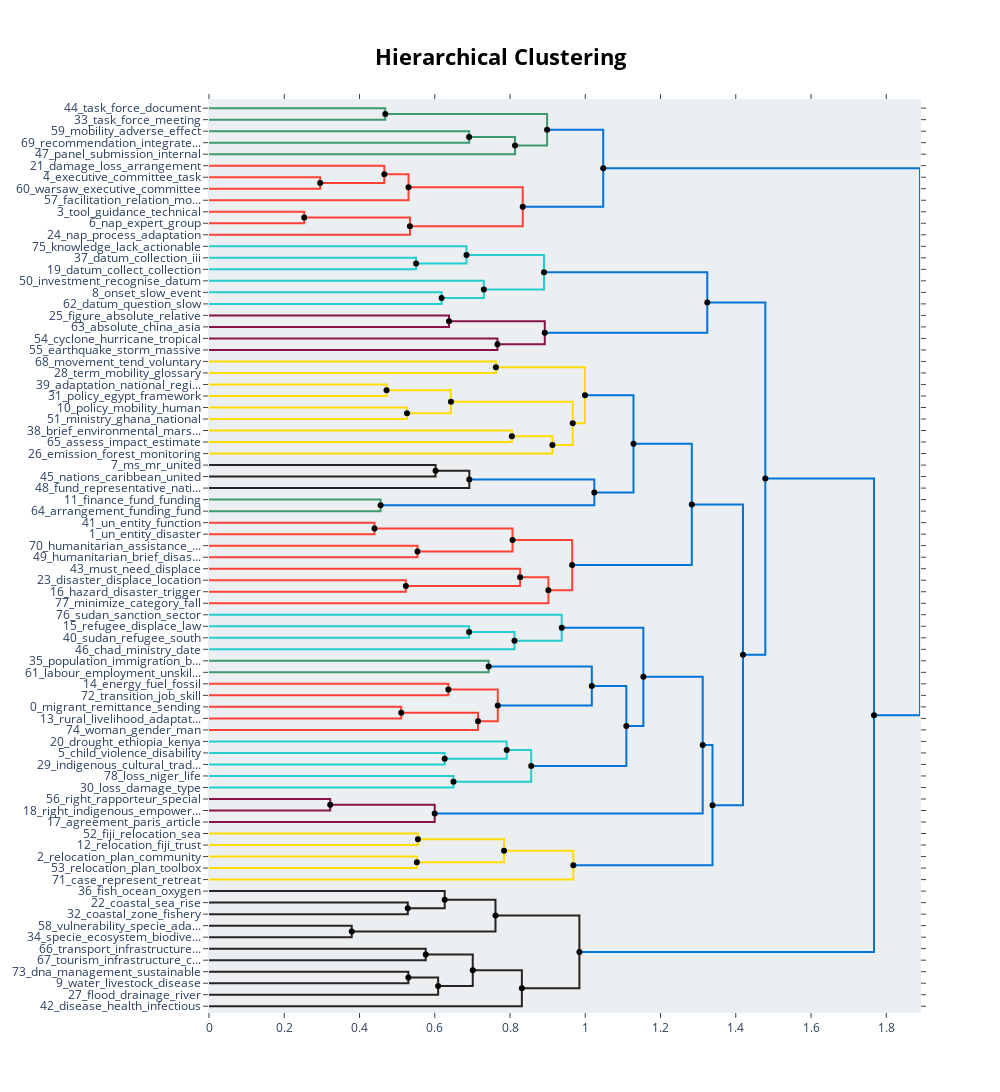

The cell this chart's notebook holds for it:
### Code cell
hierarchical_topics = topic_model.hierarchical_topics(df['processed'].tolist())
topic_model.visualize_hierarchy(hierarchical_topics=hierarchical_topics)

### Figure 1 — Plotly figure (JSON) as saved in the notebook; plotly's stock layout.template omitted (floating-point values rounded to 4 significant figures)
{"data": [{"hoverinfo": "text", "marker": {"color": "rgb(61,153,112)"}, "mode": "lines", "text": ["task_force_document_warsaw_unedited", "", "", "task_force_meeting_september_follow"], "type": "scatter", "x": [0, 0.4684, 0.4684, 0], "xaxis": "x", "y": [-5, -5, -15, -15], "yaxis": "y"}, {"hoverinfo": "text", "marker": {"color": "rgb(61,153,112)"}, "mode": "lines", "text": ["mobility_adverse_effect_address_approach", "", "", "recommendation_integrate_avert_chapter_adverse"], "type": "scatter", "x": [0, 0.6914, 0.6914, 0], "xaxis": "x", "y": [-25, -25, -35, -35], "yaxis": "y"}, {"hoverinfo": "text", "marker": {"color": "rgb(61,153,112)"}, "mode": "lines", "text": ["adverse_approach_effect_integrate_address", "", "", "panel_submission_internal_submit_secretariat"], "type": "scatter", "x": [0.6914, 0.8133, 0.8133, 0], "xaxis": "x", "y": [-30, -30, -45, -45], "yaxis": "y"}, {"hoverinfo": "text", "marker": {"color": "rgb(61,153,112)"}, "mode": "lines", "text": ["task_force_document_warsaw_unedited", "", "", "panel_adverse_effect_internal_submission"], "type": "scatter", "x": [0.4684, 0.8985, 0.8985, 0.8133], "xaxis": "x", "y": [-10, -10, -37.5, -37.5], "yaxis": "y"}, {"hoverinfo": "text", "marker": {"color": "rgb(255,65,54)"}, "mode": "lines", "text": ["executive_committee_task_force_warsaw", "", "", "warsaw_executive_committee_associate_mechanism"], "type": "scatter", "x": [0, 0.2955, 0.2955, 0], "xaxis": "x", "y": [-65, -65, -75, -75], "yaxis": "y"}, {"hoverinfo": "text", "marker": {"color": "rgb(255,65,54)"}, "mode": "lines", "text": ["damage_loss_arrangement_associate_funding", "", "", "executive_committee_warsaw_mechanism_task"], "type": "scatter", "x": [0, 0.4659, 0.4659, 0.2955], "xaxis": "x", "y": [-55, -55, -70, -70], "yaxis": "y"}, {"hoverinfo": "text", "marker": {"color": "rgb(255,65,54)"}, "mode": "lines", "text": ["executive_committee_warsaw_damage_mechanism", "", "", "facilitation_relation_mobility_invite_cooperation"], "type": "scatter", "x": [0.4659, 0.5303, 0.5303, 0], "xaxis": "x", "y": [-62.5, -62.5, -85, -85], "yaxis": "y"}, {"hoverinfo": "text", "marker": {"color": "rgb(255,65,54)"}, "mode": "lines", "text": ["tool_guidance_technical_support_collaboration", "", "", "nap_expert_group_technical_leg"], "type": "scatter", "x": [0, 0.2531, 0.2531, 0], "xaxis": "x", "y": [-95, -95, -105, -105], "yaxis": "y"}, {"hoverinfo": "text", "marker": {"color": "rgb(255,65,54)"}, "mode": "lines", "text": ["nap_expert_group_technical_leg", "", "", "nap_process_adaptation_supplement_integrate"], "type": "scatter", "x": [0.2531, 0.5341, 0.5341, 0], "xaxis": "x", "y": [-100, -100, -115, -115], "yaxis": "y"}, {"hoverinfo": "text", "marker": {"color": "rgb(255,65,54)"}, "mode": "lines", "text": ["executive_committee_damage_warsaw_mechanism", "", "", "nap_expert_group_technical_leg"], "type": "scatter", "x": [0.5303, 0.8338, 0.8338, 0.5341], "xaxis": "x", "y": [-73.75, -73.75, -107.5, -107.5], "yaxis": "y"}, {"hoverinfo": "text", "marker": {"color": "rgb(0,116,217)"}, "mode": "lines", "text": ["task_force_panel_adverse_document", "", "", "expert_nap_committee_executive_group"], "type": "scatter", "x": [0.8985, 1.048, 1.048, 0.8338], "xaxis": "x", "y": [-23.75, -23.75, -90.62, -90.62], "yaxis": "y"}, {"hoverinfo": "text", "marker": {"color": "rgb(35,205,205)"}, "mode": "lines", "text": ["datum_collection_iii_activity_systematic", "", "", "datum_collect_collection_number_census"], "type": "scatter", "x": [0, 0.5504, 0.5504, 0], "xaxis": "x", "y": [-135, -135, -145, -145], "yaxis": "y"}, {"hoverinfo": "text", "marker": {"color": "rgb(35,205,205)"}, "mode": "lines", "text": ["knowledge_lack_actionable_datum_exist", "", "", "datum_collection_collect_iii_source"], "type": "scatter", "x": [0, 0.6843, 0.6843, 0.5504], "xaxis": "x", "y": [-125, -125, -140, -140], "yaxis": "y"}, {"hoverinfo": "text", "marker": {"color": "rgb(35,205,205)"}, "mode": "lines", "text": ["onset_slow_event_factor_rapid", "", "", "datum_question_slow_onset_mobile"], "type": "scatter", "x": [0, 0.6182, 0.6182, 0], "xaxis": "x", "y": [-165, -165, -175, -175], "yaxis": "y"}, {"hoverinfo": "text", "marker": {"color": "rgb(35,205,205)"}, "mode": "lines", "text": ["investment_recognise_datum_encourage_collection", "", "", "onset_slow_event_factor_relate"], "type": "scatter", "x": [0, 0.7304, 0.7304, 0.6182], "xaxis": "x", "y": [-155, -155, -170, -170], "yaxis": "y"}, {"hoverinfo": "text", "marker": {"color": "rgb(35,205,205)"}, "mode": "lines", "text": ["datum_collection_collect_iii_knowledge", "", "", "onset_slow_event_factor_datum"], "type": "scatter", "x": [0.6843, 0.8903, 0.8903, 0.7304], "xaxis": "x", "y": [-132.5, -132.5, -162.5, -162.5], "yaxis": "y"}, {"hoverinfo": "text", "marker": {"color": "rgb(133,20,75)"}, "mode": "lines", "text": ["figure_absolute_relative_risk_show", "", "", "absolute_china_asia_occur_populous"], "type": "scatter", "x": [0, 0.6379, 0.6379, 0], "xaxis": "x", "y": [-185, -185, -195, -195], "yaxis": "y"}, {"hoverinfo": "text", "marker": {"color": "rgb(133,20,75)"}, "mode": "lines", "text": ["cyclone_hurricane_tropical_typhoon_million", "", "", "earthquake_storm_massive_million_account"], "type": "scatter", "x": [0, 0.7665, 0.7665, 0], "xaxis": "x", "y": [-205, -205, -215, -215], "yaxis": "y"}, {"hoverinfo": "text", "marker": {"color": "rgb(133,20,75)"}, "mode": "lines", "text": ["absolute_relative_figure_risk_size", "", "", "storm_earthquake_cyclone_million_hurricane"], "type": "scatter", "x": [0.6379, 0.8924, 0.8924, 0.7665], "xaxis": "x", "y": [-190, -190, -210, -210], "yaxis": "y"}, {"hoverinfo": "text", "marker": {"color": "rgb(0,116,217)"}, "mode": "lines", "text": ["onset_slow_datum_event_collection", "", "", "absolute_figure_relative_million_earthquake"], "type": "scatter", "x": [0.8903, 1.324, 1.324, 0.8924], "xaxis": "x", "y": [-147.5, -147.5, -200, -200], "yaxis": "y"}, {"hoverinfo": "text", "marker": {"color": "rgb(255,220,0)"}, "mode": "lines", "text": ["movement_tend_voluntary_completely_refer", "", "", "term_mobility_glossary_mapping_analyze"], "type": "scatter", "x": [0, 0.7625, 0.7625, 0], "xaxis": "x", "y": [-225, -225, -235, -235], "yaxis": "y"}, {"hoverinfo": "text", "marker": {"color": "rgb(255,220,0)"}, "mode": "lines", "text": ["adaptation_national_regional_cancun_programme", "", "", "policy_egypt_framework_disaster_environmental"], "type": "scatter", "x": [0, 0.4718, 0.4718, 0], "xaxis": "x", "y": [-245, -245, -255, -255], "yaxis": "y"}, {"hoverinfo": "text", "marker": {"color": "rgb(255,220,0)"}, "mode": "lines", "text": ["policy_mobility_human_national_law", "", "", "ministry_ghana_national_policy_management"], "type": "scatter", "x": [0, 0.5263, 0.5263, 0], "xaxis": "x", "y": [-265, -265, -275, -275], "yaxis": "y"}, {"hoverinfo": "text", "marker": {"color": "rgb(255,220,0)"}, "mode": "lines", "text": ["adaptation_national_framework_regional_plan", "", "", "policy_mobility_national_human_environmental"], "type": "scatter", "x": [0.4718, 0.643, 0.643, 0.5263], "xaxis": "x", "y": [-250, -250, -270, -270], "yaxis": "y"}, {"hoverinfo": "text", "marker": {"color": "rgb(255,220,0)"}, "mode": "lines", "text": ["brief_environmental_marshall_pacific_dc", "", "", "assess_impact_estimate_new_asia"], "type": "scatter", "x": [0, 0.8049, 0.8049, 0], "xaxis": "x", "y": [-285, -285, -295, -295], "yaxis": "y"}, {"hoverinfo": "text", "marker": {"color": "rgb(255,220,0)"}, "mode": "lines", "text": ["assess_impact_estimate_pacific_asia", "", "", "emission_forest_monitoring_biome_monitor"], "type": "scatter", "x": [0.8049, 0.9127, 0.9127, 0], "xaxis": "x", "y": [-290, -290, -305, -305], "yaxis": "y"}, {"hoverinfo": "text", "marker": {"color": "rgb(255,220,0)"}, "mode": "lines", "text": ["policy_national_mobility_human_adaptation", "", "", "emission_assess_forest_monitoring_biome"], "type": "scatter", "x": [0.643, 0.9667, 0.9667, 0.9127], "xaxis": "x", "y": [-260, -260, -297.5, -297.5], "yaxis": "y"}, {"hoverinfo": "text", "marker": {"color": "rgb(255,220,0)"}, "mode": "lines", "text": ["movement_term_mobility_human_glossary", "", "", "policy_national_mobility_human_adaptation"], "type": "scatter", "x": [0.7625, 0.9993, 0.9993, 0.9667], "xaxis": "x", "y": [-230, -230, -278.8, -278.8], "yaxis": "y"}, {"hoverinfo": "text", "marker": {"color": "rgb(40,35,35)"}, "mode": "lines", "text": ["ms_mr_united_nations_officer", "", "", "nations_caribbean_united_centre_pacific"], "type": "scatter", "x": [0, 0.6022, 0.6022, 0], "xaxis": "x", "y": [-315, -315, -325, -325], "yaxis": "y"}, {"hoverinfo": "text", "marker": {"color": "rgb(40,35,35)"}, "mode": "lines", "text": ["ms_mr_united_nations_international", "", "", "fund_representative_nations_united_organization"], "type": "scatter", "x": [0.6022, 0.6918, 0.6918, 0], "xaxis": "x", "y": [-320, -320, -335, -335], "yaxis": "y"}, {"hoverinfo": "text", "marker": {"color": "rgb(61,153,112)"}, "mode": "lines", "text": ["finance_fund_funding_debt_instrument", "", "", "arrangement_funding_fund_pro_con"], "type": "scatter", "x": [0, 0.4561, 0.4561, 0], "xaxis": "x", "y": [-345, -345, -355, -355], "yaxis": "y"}, {"hoverinfo": "text", "marker": {"color": "rgb(0,116,217)"}, "mode": "lines", "text": ["ms_mr_united_nations_organization", "", "", "finance_fund_funding_instrument_arrangement"], "type": "scatter", "x": [0.6918, 1.024, 1.024, 0.4561], "xaxis": "x", "y": [-327.5, -327.5, -350, -350], "yaxis": "y"}, {"hoverinfo": "text", "marker": {"color": "rgb(0,116,217)"}, "mode": "lines", "text": ["policy_national_mobility_human_adaptation", "", "", "ms_mr_united_nations_fund"], "type": "scatter", "x": [0.9993, 1.128, 1.128, 1.024], "xaxis": "x", "y": [-254.4, -254.4, -338.8, -338.8], "yaxis": "y"}, {"hoverinfo": "text", "marker": {"color": "rgb(255,65,54)"}, "mode": "lines", "text": ["un_entity_function_overlap_review", "", "", "un_entity_disaster_relate_strategic"], "type": "scatter", "x": [0, 0.4398, 0.4398, 0], "xaxis": "x", "y": [-365, -365, -375, -375], "yaxis": "y"}, {"hoverinfo": "text", "marker": {"color": "rgb(255,65,54)"}, "mode": "lines", "text": ["humanitarian_assistance_disaster_emergency_response", "", "", "humanitarian_brief_disaster_response_red"], "type": "scatter", "x": [0, 0.554, 0.554, 0], "xaxis": "x", "y": [-385, -385, -395, -395], "yaxis": "y"}, {"hoverinfo": "text", "marker": {"color": "rgb(255,65,54)"}, "mode": "lines", "text": ["un_entity_disaster_relate_entities", "", "", "humanitarian_disaster_response_assistance_un"], "type": "scatter", "x": [0.4398, 0.8067, 0.8067, 0.554], "xaxis": "x", "y": [-370, -370, -390, -390], "yaxis": "y"}, {"hoverinfo": "text", "marker": {"color": "rgb(255,65,54)"}, "mode": "lines", "text": ["disaster_displace_location_person_origin", "", "", "hazard_disaster_trigger_occur_wildfire"], "type": "scatter", "x": [0, 0.5231, 0.5231, 0], "xaxis": "x", "y": [-415, -415, -425, -425], "yaxis": "y"}, {"hoverinfo": "text", "marker": {"color": "rgb(255,65,54)"}, "mode": "lines", "text": ["must_need_displace_governmental_require", "", "", "disaster_hazard_occur_natural_displace"], "type": "scatter", "x": [0, 0.8269, 0.8269, 0.5231], "xaxis": "x", "y": [-405, -405, -420, -420], "yaxis": "y"}, {"hoverinfo": "text", "marker": {"color": "rgb(255,65,54)"}, "mode": "lines", "text": ["disaster_hazard_displace_occur_people", "", "", "minimize_category_fall_avoid_blurring"], "type": "scatter", "x": [0.8269, 0.902, 0.902, 0], "xaxis": "x", "y": [-412.5, -412.5, -435, -435], "yaxis": "y"}, {"hoverinfo": "text", "marker": {"color": "rgb(255,65,54)"}, "mode": "lines", "text": ["un_entity_disaster_relate_humanitarian", "", "", "disaster_hazard_displace_occur_people"], "type": "scatter", "x": [0.8067, 0.9652, 0.9652, 0.902], "xaxis": "x", "y": [-380, -380, -423.8, -423.8], "yaxis": "y"}, {"hoverinfo": "text", "marker": {"color": "rgb(0,116,217)"}, "mode": "lines", "text": ["ms_policy_mr_united_national", "", "", "un_disaster_entity_relate_humanitarian"], "type": "scatter", "x": [1.128, 1.283, 1.283, 0.9652], "xaxis": "x", "y": [-296.6, -296.6, -401.9, -401.9], "yaxis": "y"}, {"hoverinfo": "text", "marker": {"color": "rgb(35,205,205)"}, "mode": "lines", "text": ["refugee_displace_law_host_response", "", "", "sudan_refugee_south_chad_lake"], "type": "scatter", "x": [0, 0.6912, 0.6912, 0], "xaxis": "x", "y": [-455, -455, -465, -465], "yaxis": "y"}, {"hoverinfo": "text", "marker": {"color": "rgb(35,205,205)"}, "mode": "lines", "text": ["refugee_host_displace_sudan_law", "", "", "chad_ministry_date_nutrition_echo"], "type": "scatter", "x": [0.6912, 0.8118, 0.8118, 0], "xaxis": "x", "y": [-460, -460, -475, -475], "yaxis": "y"}, {"hoverinfo": "text", "marker": {"color": "rgb(35,205,205)"}, "mode": "lines", "text": ["sudan_sanction_sector_irrigation_plan", "", "", "refugee_chad_ministry_date_nutrition"], "type": "scatter", "x": [0, 0.9374, 0.9374, 0.8118], "xaxis": "x", "y": [-445, -445, -467.5, -467.5], "yaxis": "y"}, {"hoverinfo": "text", "marker": {"color": "rgb(61,153,112)"}, "mode": "lines", "text": ["population_immigration_birth_rate_million", "", "", "labour_employment_unskilled_urban_industry"], "type": "scatter", "x": [0, 0.7432, 0.7432, 0], "xaxis": "x", "y": [-485, -485, -495, -495], "yaxis": "y"}, {"hoverinfo": "text", "marker": {"color": "rgb(255,65,54)"}, "mode": "lines", "text": ["energy_fuel_fossil_renewable_carbon", "", "", "transition_job_skill_enable_investment"], "type": "scatter", "x": [0, 0.6362, 0.6362, 0], "xaxis": "x", "y": [-505, -505, -515, -515], "yaxis": "y"}, {"hoverinfo": "text", "marker": {"color": "rgb(255,65,54)"}, "mode": "lines", "text": ["migrant_remittance_sending_household_city", "", "", "rural_livelihood_adaptation_capacity_important"], "type": "scatter", "x": [0, 0.5109, 0.5109, 0], "xaxis": "x", "y": [-525, -525, -535, -535], "yaxis": "y"}, {"hoverinfo": "text", "marker": {"color": "rgb(255,65,54)"}, "mode": "lines", "text": ["migrant_remittance_household_sending_capacity", "", "", "woman_gender_man_women_farm"], "type": "scatter", "x": [0.5109, 0.715, 0.715, 0], "xaxis": "x", "y": [-530, -530, -545, -545], "yaxis": "y"}, {"hoverinfo": "text", "marker": {"color": "rgb(255,65,54)"}, "mode": "lines", "text": ["energy_fuel_renewable_fossil_transition", "", "", "migrant_remittance_household_sending_capacity"], "type": "scatter", "x": [0.6362, 0.7675, 0.7675, 0.715], "xaxis": "x", "y": [-510, -510, -537.5, -537.5], "yaxis": "y"}, {"hoverinfo": "text", "marker": {"color": "rgb(0,116,217)"}, "mode": "lines", "text": ["population_immigration_rate_growth_cent", "", "", "migrant_energy_fuel_remittance_household"], "type": "scatter", "x": [0.7432, 1.017, 1.017, 0.7675], "xaxis": "x", "y": [-490, -490, -523.8, -523.8], "yaxis": "y"}, {"hoverinfo": "text", "marker": {"color": "rgb(35,205,205)"}, "mode": "lines", "text": ["child_violence_disability_girl_health", "", "", "indigenous_cultural_traditional_culture_people"], "type": "scatter", "x": [0, 0.6263, 0.6263, 0], "xaxis": "x", "y": [-565, -565, -575, -575], "yaxis": "y"}, {"hoverinfo": "text", "marker": {"color": "rgb(35,205,205)"}, "mode": "lines", "text": ["drought_ethiopia_kenya_somalia_sudan", "", "", "child_violence_disability_people_health"], "type": "scatter", "x": [0, 0.7912, 0.7912, 0.6263], "xaxis": "x", "y": [-555, -555, -570, -570], "yaxis": "y"}, {"hoverinfo": "text", "marker": {"color": "rgb(35,205,205)"}, "mode": "lines", "text": ["loss_niger_life_heritage_degradation", "", "", "loss_damage_type_cause_security"], "type": "scatter", "x": [0, 0.6497, 0.6497, 0], "xaxis": "x", "y": [-585, -585, -595, -595], "yaxis": "y"}, {"hoverinfo": "text", "marker": {"color": "rgb(35,205,205)"}, "mode": "lines", "text": ["child_violence_people_disability_health", "", "", "loss_damage_type_security_cause"], "type": "scatter", "x": [0.7912, 0.8563, 0.8563, 0.6497], "xaxis": "x", "y": [-562.5, -562.5, -590, -590], "yaxis": "y"}, {"hoverinfo": "text", "marker": {"color": "rgb(0,116,217)"}, "mode": "lines", "text": ["migrant_energy_fuel_remittance_household", "", "", "loss_child_people_health_violence"], "type": "scatter", "x": [1.017, 1.109, 1.109, 0.8563], "xaxis": "x", "y": [-506.9, -506.9, -576.2, -576.2], "yaxis": "y"}, {"hoverinfo": "text", "marker": {"color": "rgb(0,116,217)"}, "mode": "lines", "text": ["refugee_chad_ministry_date_nutrition", "", "", "migrant_energy_community_people_household"], "type": "scatter", "x": [0.9374, 1.154, 1.154, 1.109], "xaxis": "x", "y": [-456.2, -456.2, -541.6, -541.6], "yaxis": "y"}, {"hoverinfo": "text", "marker": {"color": "rgb(133,20,75)"}, "mode": "lines", "text": ["right_rapporteur_special_equity_equality", "", "", "right_indigenous_empowerment_party_obligation"], "type": "scatter", "x": [0, 0.3221, 0.3221, 0], "xaxis": "x", "y": [-605, -605, -615, -615], "yaxis": "y"}, {"hoverinfo": "text", "marker": {"color": "rgb(133,20,75)"}, "mode": "lines", "text": ["right_indigenous_empowerment_equity_people", "", "", "agreement_paris_article_paragraph_recall"], "type": "scatter", "x": [0.3221, 0.5999, 0.5999, 0], "xaxis": "x", "y": [-610, -610, -625, -625], "yaxis": "y"}, {"hoverinfo": "text", "marker": {"color": "rgb(0,116,217)"}, "mode": "lines", "text": ["refugee_migrant_community_energy_food", "", "", "agreement_paris_right_party_paragraph"], "type": "scatter", "x": [1.154, 1.312, 1.312, 0.5999], "xaxis": "x", "y": [-498.9, -498.9, -617.5, -617.5], "yaxis": "y"}, {"hoverinfo": "text", "marker": {"color": "rgb(255,220,0)"}, "mode": "lines", "text": ["fiji_relocation_sea_government_rise", "", "", "relocation_fiji_trust_act_fund"], "type": "scatter", "x": [0, 0.5552, 0.5552, 0], "xaxis": "x", "y": [-635, -635, -645, -645], "yaxis": "y"}, {"hoverinfo": "text", "marker": {"color": "rgb(255,220,0)"}, "mode": "lines", "text": ["relocation_plan_community_move_carry", "", "", "relocation_plan_toolbox_undertake_guidance"], "type": "scatter", "x": [0, 0.5524, 0.5524, 0], "xaxis": "x", "y": [-655, -655, -665, -665], "yaxis": "y"}, {"hoverinfo": "text", "marker": {"color": "rgb(255,220,0)"}, "mode": "lines", "text": ["fiji_relocation_trust_act_fund", "", "", "relocation_plan_community_move_land"], "type": "scatter", "x": [0.5552, 0.7842, 0.7842, 0.5524], "xaxis": "x", "y": [-640, -640, -660, -660], "yaxis": "y"}, {"hoverinfo": "text", "marker": {"color": "rgb(255,220,0)"}, "mode": "lines", "text": ["relocation_fiji_plan_community_trust", "", "", "case_represent_retreat_certainly_mach"], "type": "scatter", "x": [0.7842, 0.9682, 0.9682, 0], "xaxis": "x", "y": [-650, -650, -675, -675], "yaxis": "y"}, {"hoverinfo": "text", "marker": {"color": "rgb(0,116,217)"}, "mode": "lines", "text": ["right_agreement_paris_people_migrant", "", "", "relocation_fiji_plan_community_trust"], "type": "scatter", "x": [1.312, 1.338, 1.338, 0.9682], "xaxis": "x", "y": [-558.2, -558.2, -662.5, -662.5], "yaxis": "y"}, {"hoverinfo": "text", "marker": {"color": "rgb(0,116,217)"}, "mode": "lines", "text": ["disaster_un_ms_policy_united", "", "", "right_community_relocation_people_agreement"], "type": "scatter", "x": [1.283, 1.419, 1.419, 1.338], "xaxis": "x", "y": [-349.2, -349.2, -610.4, -610.4], "yaxis": "y"}, {"hoverinfo": "text", "marker": {"color": "rgb(0,116,217)"}, "mode": "lines", "text": ["onset_slow_datum_event_collection", "", "", "right_disaster_community_development_people"], "type": "scatter", "x": [1.324, 1.478, 1.478, 1.419], "xaxis": "x", "y": [-173.8, -173.8, -479.8, -479.8], "yaxis": "y"}, {"hoverinfo": "text", "marker": {"color": "rgb(40,35,35)"}, "mode": "lines", "text": ["coastal_sea_rise_increase_water", "", "", "coastal_zone_fishery_aquaculture_marine"], "type": "scatter", "x": [0, 0.5282, 0.5282, 0], "xaxis": "x", "y": [-695, -695, -705, -705], "yaxis": "y"}, {"hoverinfo": "text", "marker": {"color": "rgb(40,35,35)"}, "mode": "lines", "text": ["fish_ocean_oxygen_organism_marine", "", "", "coastal_increase_sea_water_zone"], "type": "scatter", "x": [0, 0.6264, 0.6264, 0.5282], "xaxis": "x", "y": [-685, -685, -700, -700], "yaxis": "y"}, {"hoverinfo": "text", "marker": {"color": "rgb(40,35,35)"}, "mode": "lines", "text": ["vulnerability_specie_adaptation_forest_increase", "", "", "specie_ecosystem_biodiversity_forest_dna"], "type": "scatter", "x": [0, 0.3793, 0.3793, 0], "xaxis": "x", "y": [-715, -715, -725, -725], "yaxis": "y"}, {"hoverinfo": "text", "marker": {"color": "rgb(40,35,35)"}, "mode": "lines", "text": ["coastal_increase_fish_sea_ocean", "", "", "specie_vulnerability_forest_ecosystem_increase"], "type": "scatter", "x": [0.6264, 0.7614, 0.7614, 0.3793], "xaxis": "x", "y": [-692.5, -692.5, -720, -720], "yaxis": "y"}, {"hoverinfo": "text", "marker": {"color": "rgb(40,35,35)"}, "mode": "lines", "text": ["transport_infrastructure_energy_asset_critical", "", "", "tourism_infrastructure_community_flood_water"], "type": "scatter", "x": [0, 0.576, 0.576, 0], "xaxis": "x", "y": [-735, -735, -745, -745], "yaxis": "y"}, {"hoverinfo": "text", "marker": {"color": "rgb(40,35,35)"}, "mode": "lines", "text": ["dna_management_sustainable_improve_biodiversity", "", "", "water_livestock_disease_crop_drought"], "type": "scatter", "x": [0, 0.5299, 0.5299, 0], "xaxis": "x", "y": [-755, -755, -765, -765], "yaxis": "y"}, {"hoverinfo": "text", "marker": {"color": "rgb(40,35,35)"}, "mode": "lines", "text": ["water_livestock_disease_drought_crop", "", "", "flood_drainage_river_million_embankment"], "type": "scatter", "x": [0.5299, 0.6089, 0.6089, 0], "xaxis": "x", "y": [-760, -760, -775, -775], "yaxis": "y"}, {"hoverinfo": "text", "marker": {"color": "rgb(40,35,35)"}, "mode": "lines", "text": ["transport_infrastructure_energy_resilient_asset", "", "", "water_flood_livestock_drought_increase"], "type": "scatter", "x": [0.576, 0.701, 0.701, 0.6089], "xaxis": "x", "y": [-740, -740, -767.5, -767.5], "yaxis": "y"}, {"hoverinfo": "text", "marker": {"color": "rgb(40,35,35)"}, "mode": "lines", "text": ["water_flood_livestock_infrastructure_management", "", "", "disease_health_infectious_extreme_dengue"], "type": "scatter", "x": [0.701, 0.8315, 0.8315, 0], "xaxis": "x", "y": [-753.8, -753.8, -785, -785], "yaxis": "y"}, {"hoverinfo": "text", "marker": {"color": "rgb(40,35,35)"}, "mode": "lines", "text": ["coastal_specie_increase_vulnerability_ecosystem", "", "", "water_disease_flood_health_livestock"], "type": "scatter", "x": [0.7614, 0.9844, 0.9844, 0.8315], "xaxis": "x", "y": [-706.2, -706.2, -769.4, -769.4], "yaxis": "y"}, {"hoverinfo": "text", "marker": {"color": "rgb(0,116,217)"}, "mode": "lines", "text": ["disaster_right_people_community_development", "", "", "water_increase_coastal_flood_disease"], "type": "scatter", "x": [1.478, 1.767, 1.767, 0.9844], "xaxis": "x", "y": [-326.8, -326.8, -737.8, -737.8], "yaxis": "y"}, {"hoverinfo": "text", "marker": {"color": "rgb(0,116,217)"}, "mode": "lines", "text": ["expert_committee_nap_executive_task", "", "", "disaster_development_increase_community_people"], "type": "scatter", "x": [1.048, 1.89, 1.89, 1.767], "xaxis": "x", "y": [-57.19, -57.19, -532.3, -532.3], "yaxis": "y"}, {"hoverinfo": "text", "hovertext": ["adverse_approach_effect_integrate_address", "task_force_document_warsaw_unedited", "executive_committee_warsaw_damage_mechanism", "nap_expert_group_technical_leg", "executive_committee_damage_warsaw_mechanism", "task_force_panel_adverse_document", "datum_collection_collect_iii_knowledge", "absolute_relative_figure_risk_size", "onset_slow_datum_event_collection", "adaptation_national_framework_regional_plan", "assess_impact_estimate_pacific_asia", "policy_national_mobility_human_adaptation", "movement_term_mobility_human_glossary", "ms_mr_united_nations_international", "ms_mr_united_nations_organization", "policy_national_mobility_human_adaptation", "un_entity_disaster_relate_entities", "disaster_hazard_displace_occur_people", "un_entity_disaster_relate_humanitarian", "ms_policy_mr_united_national", "refugee_host_displace_sudan_law", "migrant_remittance_household_sending_capacity", "energy_fuel_renewable_fossil_transition", "population_immigration_rate_growth_cent", "child_violence_people_disability_health", "migrant_energy_fuel_remittance_household", "refugee_chad_ministry_date_nutrition", "right_indigenous_empowerment_equity_people", "refugee_migrant_community_energy_food", "fiji_relocation_trust_act_fund", "relocation_fiji_plan_community_trust", "right_agreement_paris_people_migrant", "disaster_un_ms_policy_united", "onset_slow_datum_event_collection", "coastal_increase_fish_sea_ocean", "water_livestock_disease_drought_crop", "transport_infrastructure_energy_resilient_asset", "water_flood_livestock_infrastructure_management", "coastal_specie_increase_vulnerability_ecosystem", "disaster_right_people_community_development", "expert_committee_nap_executive_task"], "marker": {"color": "black"}, "mode": "markers", "showlegend": false, "type": "scatter", "x": [0.6914, 0.4684, 0.4659, 0.2531, 0.5303, 0.8985, 0.6843, 0.6379, 0.8903, 0.4718, 0.8049, 0.643, 0.7625, 0.6022, 0.6918, 0.9993, 0.4398, 0.8269, 0.8067, 1.128, 0.6912, 0.5109, 0.6362, 0.7432, 0.7912, 1.017, 0.9374, 0.3221, 1.154, 0.5552, 0.7842, 1.312, 1.283, 1.324, 0.6264, 0.5299, 0.576, 0.701, 0.7614, 1.478, 1.048], "y": [-30, -10, -62.5, -100, -73.75, -23.75, -132.5, -190, -147.5, -250, -290, -260, -230, -320, -327.5, -254.4, -370, -412.5, -380, -296.6, -460, -530, -510, -490, -562.5, -506.9, -456.2, -610, -498.9, -640, -650, -558.2, -349.2, -173.8, -692.5, -760, -740, -753.8, -706.2, -326.8, -57.19]}, {"hoverinfo": "text", "hovertext": ["panel_adverse_effect_internal_submission", "executive_committee_warsaw_mechanism_task", "nap_expert_group_technical_leg", "expert_nap_committee_executive_group", "datum_collection_collect_iii_source", "onset_slow_event_factor_relate", "onset_slow_event_factor_datum", "storm_earthquake_cyclone_million_hurricane", "absolute_figure_relative_million_earthquake", "policy_mobility_national_human_environmental", "emission_assess_forest_monitoring_biome", "policy_national_mobility_human_adaptation", "finance_fund_funding_instrument_arrangement", "ms_mr_united_nations_fund", "humanitarian_disaster_response_assistance_un", "disaster_hazard_occur_natural_displace", "disaster_hazard_displace_occur_people", "un_disaster_entity_relate_humanitarian", "refugee_chad_ministry_date_nutrition", "migrant_remittance_household_sending_capacity", "migrant_energy_fuel_remittance_household", "child_violence_disability_people_health", "loss_damage_type_security_cause", "loss_child_people_health_violence", "migrant_energy_community_people_household", "agreement_paris_right_party_paragraph", "relocation_plan_community_move_land", "relocation_fiji_plan_community_trust", "right_community_relocation_people_agreement", "right_disaster_community_development_people", "coastal_increase_sea_water_zone", "specie_vulnerability_forest_ecosystem_increase", "water_flood_livestock_drought_increase", "water_disease_flood_health_livestock", "water_increase_coastal_flood_disease", "disaster_development_increase_community_people"], "marker": {"color": "black"}, "mode": "markers", "showlegend": false, "type": "scatter", "x": [0.8133, 0.2955, 0.5341, 0.8338, 0.5504, 0.6182, 0.7304, 0.7665, 0.8924, 0.5263, 0.9127, 0.9667, 0.4561, 1.024, 0.554, 0.5231, 0.902, 0.9652, 0.8118, 0.715, 0.7675, 0.6263, 0.6497, 0.8563, 1.109, 0.5999, 0.5524, 0.9682, 1.338, 1.419, 0.5282, 0.3793, 0.6089, 0.8315, 0.9844, 1.767], "y": [-37.5, -70, -107.5, -90.62, -140, -170, -162.5, -210, -200, -270, -297.5, -278.8, -350, -338.8, -390, -420, -423.8, -401.9, -467.5, -537.5, -523.8, -570, -590, -576.2, -541.6, -617.5, -660, -662.5, -610.4, -479.8, -700, -720, -767.5, -769.4, -737.8, -532.3]}], "layout": {"autosize": false, "height": 1385, "hoverlabel": {"bgcolor": "white", "font": {"family": "Rockwell", "size": 16}}, "hovermode": "closest", "plot_bgcolor": "#ECEFF1", "showlegend": false, "title": {"font": {"color": "Black", "size": 22}, "text": "<b>Hierarchical Clustering</b>", "x": 0.5, "xanchor": "center", "yanchor": "top"}, "width": 1000, "xaxis": {"autorange": false, "mirror": "allticks", "range": [0, 1.89], "rangemode": "tozero", "showgrid": false, "showline": true, "showticklabels": true, "ticks": "outside", "type": "linear", "zeroline": false}, "yaxis": {"autorange": false, "mirror": "allticks", "range": [-790, 2.065], "rangemode": "tozero", "showgrid": false, "showline": true, "showticklabels": true, "tickmode": "array", "ticks": "outside", "ticktext": ["44_task_force_document", "33_task_force_meeting", "59_mobility_adverse_effect", "69_recommendation_integrate...", "47_panel_submission_internal", "21_damage_loss_arrangement", "4_executive_committee_task", "60_warsaw_executive_committee", "57_facilitation_relation_mo...", "3_tool_guidance_technical", "6_nap_expert_group", "24_nap_process_adaptation", "75_knowledge_lack_actionable", "37_datum_collection_iii", "19_datum_collect_collection", "50_investment_recognise_datum", "8_onset_slow_event", "62_datum_question_slow", "25_figure_absolute_relative", "63_absolute_china_asia", "54_cyclone_hurricane_tropical", "55_earthquake_storm_massive", "68_movement_tend_voluntary", "28_term_mobility_glossary", "39_adaptation_national_regi...", "31_policy_egypt_framework", "10_policy_mobility_human", "51_ministry_ghana_national", "38_brief_environmental_mars...", "65_assess_impact_estimate", "26_emission_forest_monitoring", "7_ms_mr_united", "45_nations_caribbean_united", "48_fund_representative_nati...", "11_finance_fund_funding", "64_arrangement_funding_fund", "41_un_entity_function", "1_un_entity_disaster", "70_humanitarian_assistance_...", "49_humanitarian_brief_disas...", "43_must_need_displace", "23_disaster_displace_location", "16_hazard_disaster_trigger", "77_minimize_category_fall", "76_sudan_sanction_sector", "15_refugee_displace_law", "40_sudan_refugee_south", "46_chad_ministry_date", "35_population_immigration_b...", "61_labour_employment_unskil...", "14_energy_fuel_fossil", "72_transition_job_skill", "0_migrant_remittance_sending", "13_rural_livelihood_adaptat...", "74_woman_gender_man", "20_drought_ethiopia_kenya", "5_child_violence_disability", "29_indigenous_cultural_trad...", "78_loss_niger_life", "30_loss_damage_type", "56_right_rapporteur_special", "18_right_indigenous_empower...", "17_agreement_paris_article", "52_fiji_relocation_sea", "12_relocation_fiji_trust", "2_relocation_plan_community", "53_relocation_plan_toolbox", "71_case_represent_retreat", "36_fish_ocean_oxygen", "22_coastal_sea_rise", "32_coastal_zone_fishery", "58_vulnerability_specie_ada...", "34_specie_ecosystem_biodive...", "66_transport_infrastructure...", "67_tourism_infrastructure_c...", "73_dna_management_sustainable", "9_water_livestock_disease", "27_flood_drainage_river", "42_disease_health_infectious"], "tickvals": [-5, -15, -25, -35, -45, -55, -65, -75, -85, -95, -105, -115, -125, -135, -145, -155, -165, -175, -185, -195, -205, -215, -225, -235, -245, -255, -265, -275, -285, -295, -305, -315, -325, -335, -345, -355, -365, -375, -385, -395, -405, -415, -425, -435, -445, -455, -465, -475, -485, -495, -505, -515, -525, -535, -545, -555, -565, -575, -585, -595, -605, -615, -625, -635, -645, -655, -665, -675, -685, -695, -705, -715, -725, -735, -745, -755, -765, -775, -785], "type": "linear", "zeroline": false}}}
